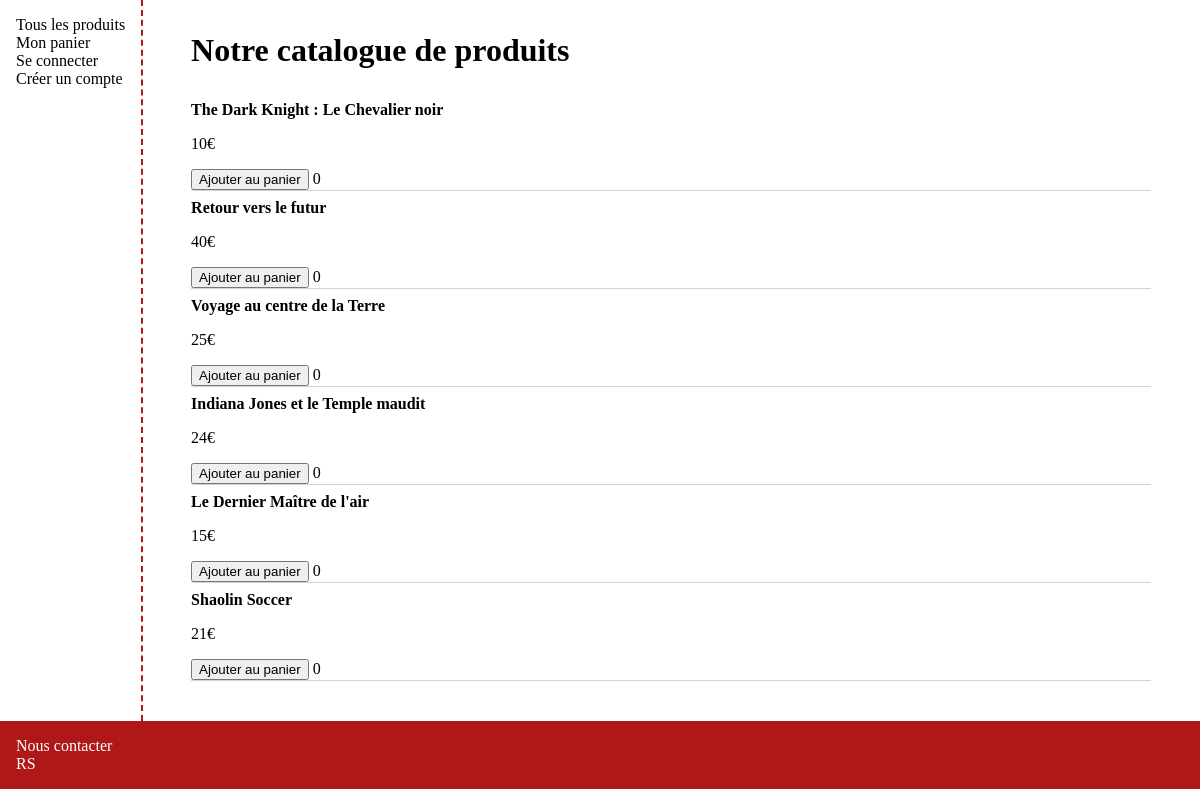
The app's page /, older data.
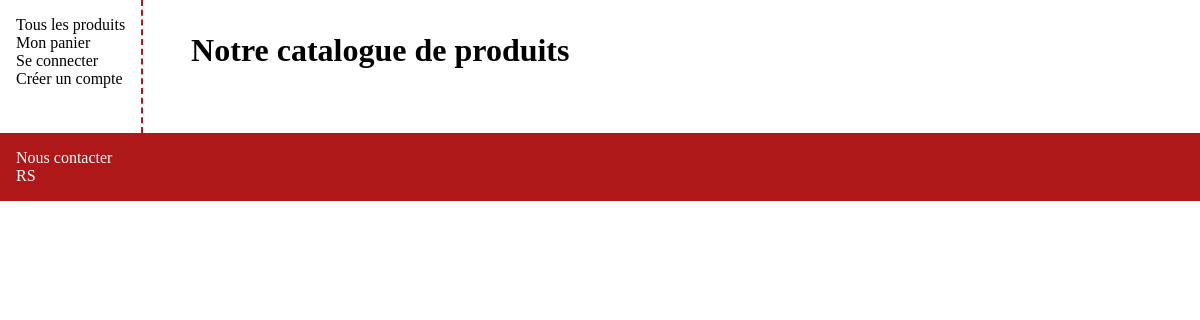
The same page, newer data.
### tables this page shows
CREATE TABLE `products` (
  `product_id` int(11) NOT NULL,
  `product_name` varchar(100) NOT NULL,
  `price` double NOT NULL,
  `description` text NOT NULL,
  `product_picture` varchar(150) DEFAULT NULL,
  `picture_alt` varchar(150) DEFAULT NULL,
  `in_stock` int(11) NOT NULL,
  `fk_categoryId` int(11) NOT NULL
);

### index.php (called while the page is built, shortened)
<?php
include('listeProduit_m.php');
include('listeProduit_v.php');

### listeProduit_m.php (called while the page is built, shortened)
<?php
include(__DIR__ . '/data/db_connection.php');
$sql = "SELECT * FROM products where 1";
        $sql = $bd->prepare($sql);
        $sql->execute();
        $donneesProduit = $sql->fetchall(PDO::FETCH_ASSOC);
        $tableauProduit= array();
        if($donneesProduit != NULL){
            for($i=0;$i<count($donneesProduit);$i++){
            $tableauProduit[]= [$donneesProduit[$i]['product_id'],$donneesProduit[$i]['product_name'],
            $donneesProduit[$i]['price'],$donneesProduit[$i]['description'],$donneesProduit[$i]['in_stock'],$donneesProduit[$i]['fk_categoryId']];
            }
        }

### listeProduit_v.php (the view, shortened to what this page needs)
<!DOCTYPE html>
<html lang="fr">
<head>
    <link rel="stylesheet" href="styles/style.css">
</head>
<body>
    <div class="flex">
    <?php require_once(__DIR__.'/components/header.php'); ?>
        <main>
            <h1>Notre catalogue de produits</h1>
            <ul>
                <?php
                    for($i=0;$i<count($tableauProduit);$i++){ ?>
                        <li class='carteProduit'><a class='isBold' href='ficheProduit_c.php?id=<?= $tableauProduit[$i][0] ?>'> <?= $tableauProduit[$i][1]?></a>
                            <p><?= $tableauProduit[$i][2] ?>€</p>
                            <div class="panier-zone" data-id="<?= $tableauProduit[$i][0] ?>">
                                <button class="btn-ajout">Ajouter au panier</button>
                                <span class="quantite">
                                    <?= $_SESSION['panier'][$tableauProduit[$i][0]] ?? 0 ?>
                                </span>
                            </div>
                        </li>
                <?php } ?>
            </ul>
        </main>
    </div>
    <?php require_once(__DIR__.'/components/footer.php'); ?>
</body>
</html>

Row changes from the older to the newer data that the page shows:
removed products: product_name "The Dark Knight : Le Chevalier noir", price "10", product_id "0"
removed products: product_name "Retour vers le futur", price "40", product_id "0"
removed products: product_name "Voyage au centre de la Terre", price "25", product_id "0"
removed products: product_name "Indiana Jones et le Temple maudit", price "24", product_id "0"
removed products: product_name "Le Dernier Maître de l'air", price "15", product_id "0"
removed products: product_name "Shaolin Soccer", price "21", product_id "0"
